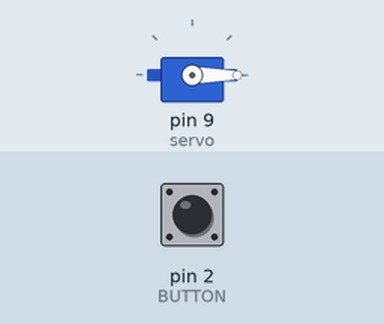
Bench run of a sketch on a simulated Arduino Uno, built with avr-gcc and run on an emulated ATmega328P. On the bench: servo. The test bench sets the inputs (shaded band); at power-on: pin 2 (BUTTON) HIGH.

Above: at 1.2 s.
1.3 s: pin 2 (BUTTON) pulled LOW for 0.15 s
At 2.3 s:
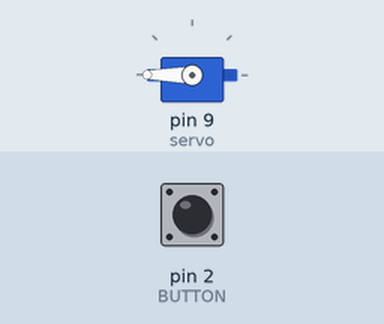
2.9 s: pin 2 (BUTTON) pulled LOW for 1 s
At 3.5 s:
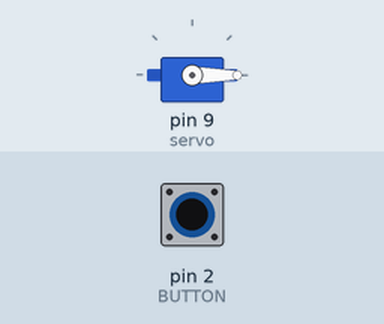
5.4 s: pin 2 (BUTTON) pulled LOW for 3.2 s
At 6.6 s:
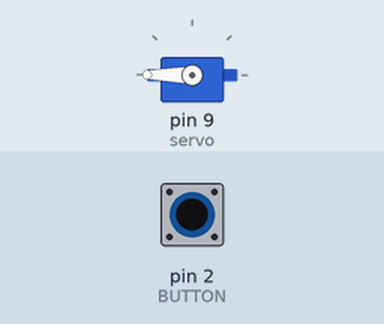
Timing chart, 0 to 8.4 s (numbered marks = the images above; inputs shaded):
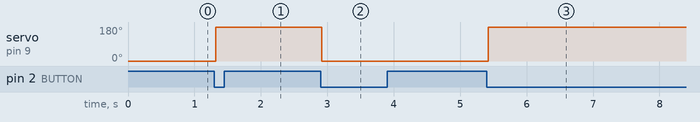

The sketch:

heavy-lift.ino
```cpp
// Reference solution: a debounced button on D2 toggles the SG90 on D9 between 0 degrees (arm horizontal) and
// 180 degrees; a 4:1 gear reduction (servo 0..180 -> joint 0..45 degrees) lifts the 250 g weight by 45 degrees.
#include <Servo.h>

const int REST_DEG = 0;
const int RAISED_DEG = 180;

const int BUTTON = 2;
const unsigned long DEBOUNCE_MS = 20;

Servo servo;
bool raised = false;
int lastReading = HIGH;
int stableState = HIGH;
unsigned long changedAt = 0;

void setup() {
  pinMode(BUTTON, INPUT_PULLUP);
  servo.write(REST_DEG);
  servo.attach(9);
}

void loop() {
  int reading = digitalRead(BUTTON);
  if (reading != lastReading) {
    changedAt = millis();
    lastReading = reading;
  }
  if (millis() - changedAt > DEBOUNCE_MS && reading != stableState) {
    stableState = reading;
    if (stableState == LOW) {
      raised = !raised;
      servo.write(raised ? RAISED_DEG : REST_DEG);
    }
  }
}
```

Measured:
- after the input at 1.3 s, servo on pin 9 (servo): 0° → 180° at once
- after the input at 2.9 s, servo on pin 9 (servo): 180° → 0° at once
- after the input at 5.4 s, servo on pin 9 (servo): 0° → 180° at once
